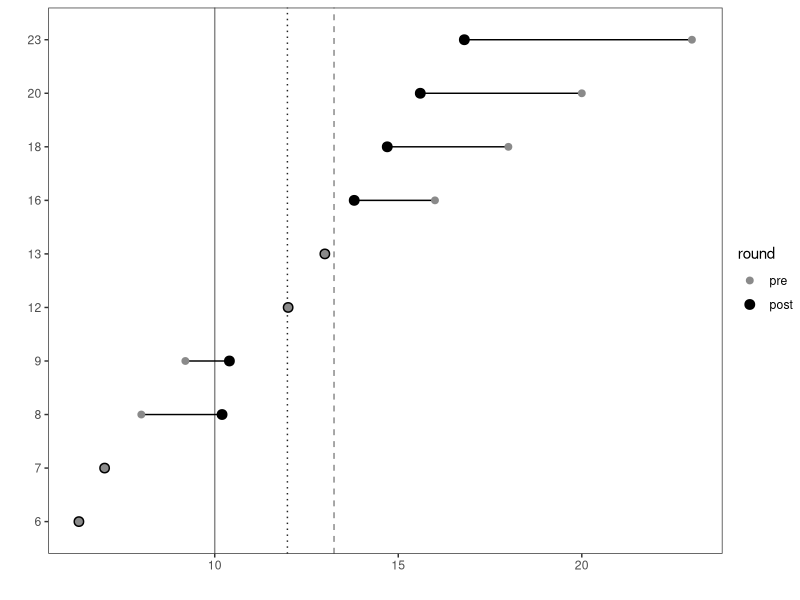
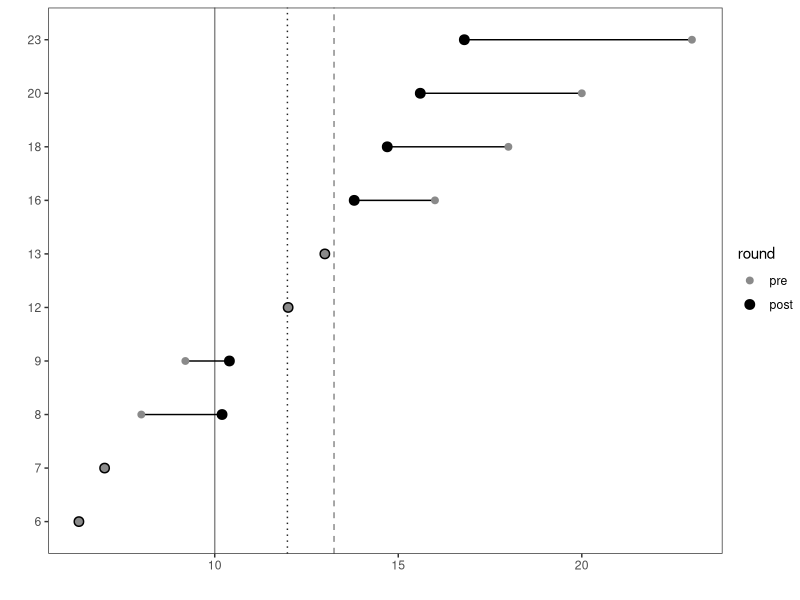

R code for these plots, in order:
################################################################################

# This is the script to create Figure 1. Conceptual illustration of crowd 
# classification problem for numeric estimates

################################################################################

###############
# Preparation #
###############

# Loading dependencies
library(tidyverse)

#############################################
# Creating an arbitrary belief distribution #
#############################################

# This is a totally arbitrary belief distribution (generated by a random 
# degroot process) chosen to illustrate key principles:
sample_data = data.frame(
  pre=c(6.3,7,8,9.2,12,13,16,18,20,23)
  , post=c(6.3,7,10.2,10.4,12,13,13.8,14.7,15.6,16.8)
  , group=1:10
) %>%
  mutate(
    initial=pre
  ) %>%
  gather(key="round", value="response", -c(group, initial)) %>%
  arrange(
    (round)
  ) %>%
  mutate(
    round=factor(round, levels=c("pre","post"))
  ) 

#######################
# Creating the figure #
#######################

# Creates the figure
ggplot(sample_data, aes(x=factor(round(initial)), y=response, group=group)) +
  geom_hline(yintercept=10, linetype="solid", color="#888888")+
  geom_hline(yintercept=mean(sample_data$initial), linetype="dashed", color="#888888")+
  geom_hline(yintercept=mean(sample_data$response[sample_data$round=="post"]), linetype="dotted", color="#222222")+
  geom_line() +
  geom_point(aes(size=round, color=round)) + 
  scale_color_manual(values=c("#8A8A8A","black")) +
  scale_size_manual(values=c(2,3))+
  #ylim(c(5,25))+
  #guides(color=F)+
  labs(x="", y="")+ 
  coord_flip()+
  theme_test()

# Saves the figure
ggsave("Figures/Figure 1.png", width=4, height=4)

###################################
# Getting values for illustration #
###################################

# Pre discussion mean numerical estimate
mean(sample_data$response[sample_data$round=="pre"])

# Post discussion mean numerical estimate
mean(sample_data$response[sample_data$round=="post"])

# Per discussion proportion of ppl who would vote against
mean(sample_data$response[sample_data$round=="pre"]>=10)

# Post discussion proportion of ppl who would vote against
mean(sample_data$response[sample_data$round=="post"]>=10)
